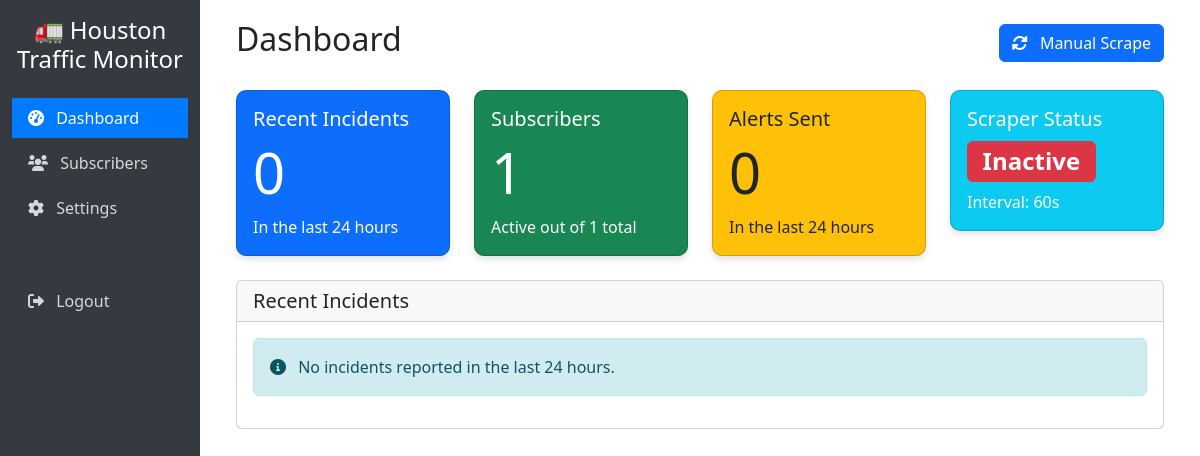
Page /dashboard (signed in) on the earlier database version.
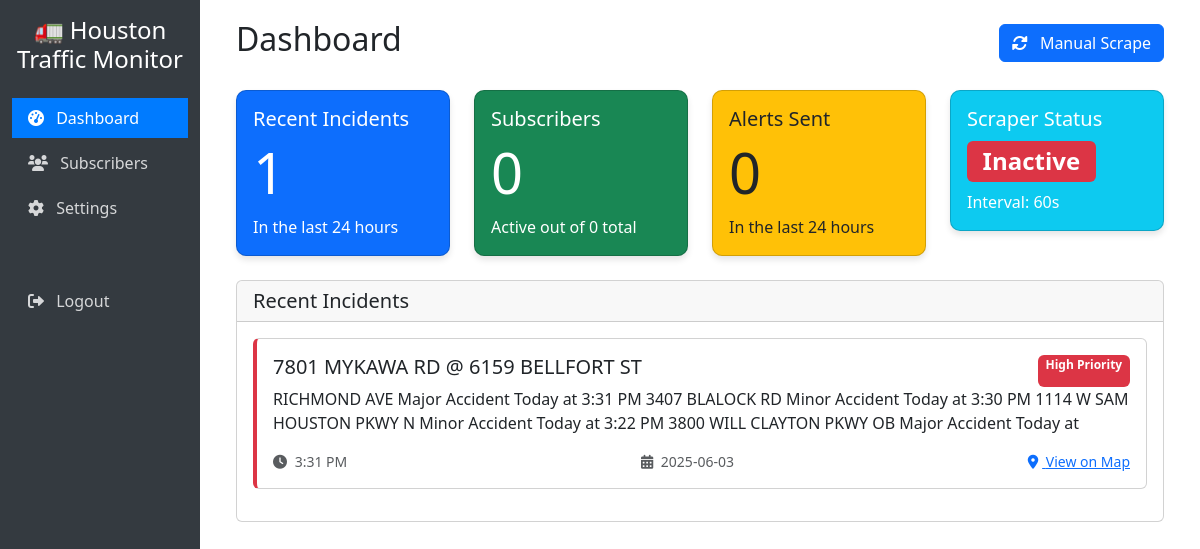
Same page on the later database version.
### tables this page shows
CREATE TABLE incidents (
                id INTEGER PRIMARY KEY AUTOINCREMENT,
                incident_hash TEXT UNIQUE NOT NULL,
                location TEXT NOT NULL,
                description TEXT NOT NULL,
                incident_time TEXT,
                scraped_at TIMESTAMP DEFAULT CURRENT_TIMESTAMP,
                severity INTEGER DEFAULT 1
            );

### app.py (the view)
@app.route('/dashboard')
@login_required
def dashboard():
    recent_incidents = Incident.get_recent(db, hours=24)
    total_subscribers = len(Subscriber.get_all(db))
    active_subscribers = len(Subscriber.get_all_active(db))
    alerts_today = SentAlert.get_recent_count(db, hours=24)
    alerts_this_hour = SentAlert.get_recent_count(db, hours=1)
    scraper_running = scheduler.running
    next_run = None
    if scraper_running:
        jobs = scheduler.get_jobs()
        if jobs:
            next_run = jobs[0].next_run_time
    return render_template('dashboard.html',
                         recent_incidents=recent_incidents,
                         total_subscribers=total_subscribers,
                         active_subscribers=active_subscribers,
                         alerts_today=alerts_today,
                         alerts_this_hour=alerts_this_hour,
                         scraper_running=scraper_running,
                         next_run=next_run,
                         scrape_interval=Config.SCRAPE_INTERVAL)

### app.py (called while the page is built)
@login_manager.user_loader
def load_user(username):
    user_data = AdminUser.get_by_username(db, username)
    if user_data:
        return User(username)
    return None

### models.py (called while the page is built)
    def get_connection(self):
        conn = sqlite3.connect(self.db_path)
        conn.row_factory = sqlite3.Row
        return conn

    @staticmethod
    def get_recent(db, hours=24):
        conn = db.get_connection()
        cursor = conn.cursor()
        cursor.execute('''
            SELECT * FROM incidents
            WHERE scraped_at > datetime('now', '-{} hours')
            ORDER BY scraped_at DESC
        '''.format(hours))
        incidents = cursor.fetchall()
        conn.close()
        return incidents

    @staticmethod
    def get_all_active(db):
        conn = db.get_connection()
        cursor = conn.cursor()
        cursor.execute('SELECT email FROM subscribers WHERE active = 1')
        subscribers = [row[0] for row in cursor.fetchall()]
        conn.close()
        return subscribers

### templates/dashboard.html (shortened to what the changed rows need)
{% extends "base.html" %}
{% block content %}
<div class="container-fluid">
    <div class="d-flex justify-content-between align-items-center mb-4">
        <h1 class="h2">Dashboard</h1>
    </div>
    <div class="row mb-4">
        <div class="col-md-3">
            <div class="card stats-card bg-primary text-white">
                <div class="card-body">
                    <h5 class="card-title">Recent Incidents</h5>
                    <h2 class="display-4">{{ recent_incidents|length }}</h2>
                    <p class="card-text">In the last 24 hours</p>
                </div>
            </div>
        </div>
        <div class="col-md-3">
            <div class="card stats-card bg-success text-white">
                <div class="card-body">
                    <h5 class="card-title">Subscribers</h5>
                    <h2 class="display-4">{{ active_subscribers }}</h2>
                    <p class="card-text">Active out of {{ total_subscribers }} total</p>
                </div>
            </div>
        </div>
        <div class="col-md-3">
            <div class="card stats-card bg-warning text-dark">
                <div class="card-body">
                    <h2 class="display-4">{{ alerts_today }}</h2>
                </div>
            </div>
        </div>
        <div class="col-md-3">
            <div class="card stats-card bg-info text-white">
                <div class="card-body">
                    <h2>
                        {% if scraper_running %}
                            <span class="badge bg-success">Active</span>
                        {% else %}
                            <span class="badge bg-danger">Inactive</span>
                        {% endif %}
                    </h2>
                </div>
            </div>
        </div>
    </div>
    <div class="row">
        <div class="col-12">
            <div class="card">
                <div class="card-body">
                    {% if recent_incidents %}
                        {% for incident in recent_incidents %}
                            <div class="card incident-card {% if incident.severity == 3 %}high{% elif incident.severity == 2 %}medium{% else %}low{% endif %} mb-3">
                                <div class="card-body">
                                    <div class="d-flex justify-content-between">
                                        <h5 class="card-title">{{ incident.location }}</h5>
                                        <span class="badge {% if incident.severity == 3 %}bg-danger{% elif incident.severity == 2 %}bg-warning{% else %}bg-success{% endif %}">
                                            {% if incident.severity == 3 %}High{% elif incident.severity == 2 %}Medium{% else %}Low{% endif %} Priority
                                        </span>
                                    </div>
                                    <p class="card-text">{{ incident.description }}</p>
                                    <div class="d-flex justify-content-between text-muted small">
                                        <span>
                                            <i class="fas fa-clock me-1"></i> {{ incident.incident_time }}
                                        </span>
                                        <span>
                                            <i class="fas fa-calendar-alt me-1"></i> {{ incident.scraped_at.split(' ')[0] }}
                                        </span>
                                        <a href="https://www.google.com/maps/search/?api=1&query={{ incident.location|urlencode }}" target="_blank" class="text-primary">
                                            <i class="fas fa-map-marker-alt me-1"></i> View on Map
                                        </a>
                                    </div>
                                </div>
                            </div>
                        {% endfor %}
                    {% else %}
                        <div class="alert alert-info">
                            <i class="fas fa-info-circle me-2"></i> No incidents reported in the last 24 hours.
                        </div>
                    {% endif %}
                </div>
            </div>
        </div>
    </div>
</div>
{% endblock %}

Differences in the rows shown:
now on this page (row edited): incidents: location "7801 MYKAWA RD @ 6159 BELLFORT ST", severity "High", description "RICHMOND AVE Major Accident Today at 3:31 PM 3407 BLALOCK RD Minor Accident Today at 3:30 PM 1114 W SAM HOUSTON PKWY N Minor Accident Today at 3:22 PM 3800 WILL CLAYTON PKWY OB Major Accident Today at", incident_time "3:31 PM", scraped_at "2025-06-03"
Other differences:
{{ recent_incidents|length }}: "0" → "1"
{{ active_subscribers }}: "1" → "0"
{{ total_subscribers }}: "1" → "0"
text no longer shown: "No incidents reported in the last 24 hours."
